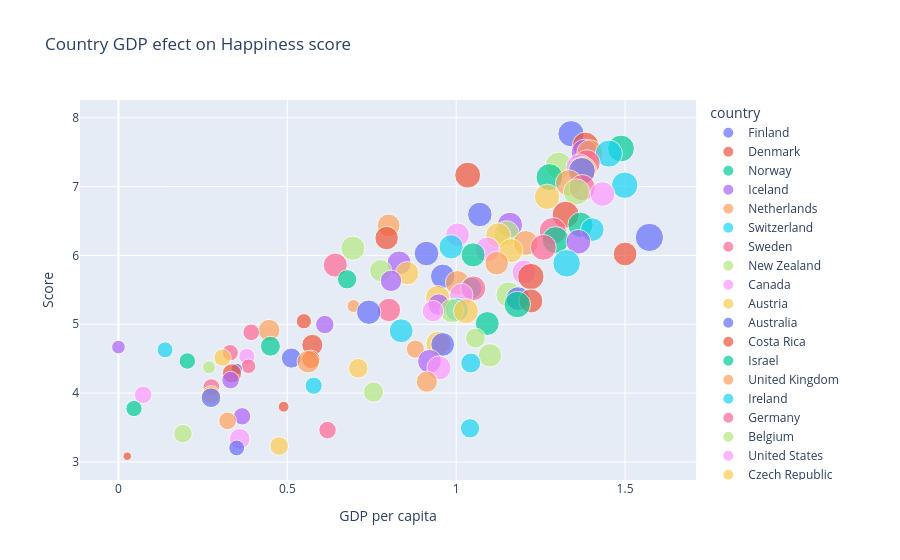

Notebook source saved alongside this figure:
### Code cell
fig = px.scatter(df, x ='GDP per capita', y = 'Score', hover_name ='Country or region',
                 color ='country', size='Healthy life expectancy', 
                 title= 'Country GDP efect on Happiness score')
fig.show()
